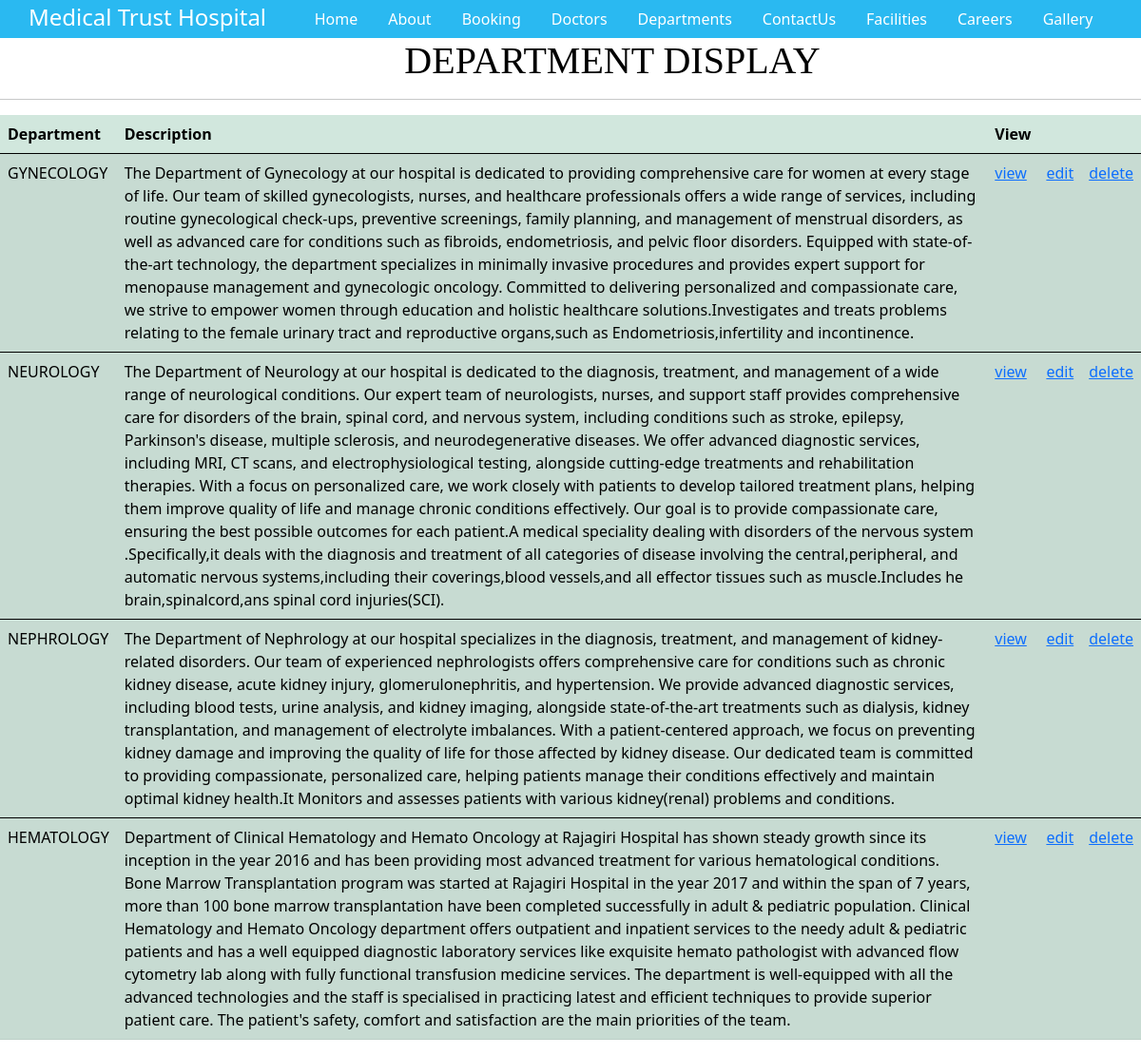
The page /deptadmindisplay on the database its author committed.
### secondapp/models.py (models this page shows, shortened)
class DepartmentModel(models.Model):
    name=models.CharField(max_length=100,null=True,blank=True)
    description=models.TextField(null=True,blank=True)

### secondapp/views.py (the view)
# urls.py: path('deptadmindisplay',views.DepartmentDisplayView,name='deptadmindisplay'),
def DepartmentDisplayView(request):
    dept = DepartmentModel.objects.all()
    return render(request, 'deptadmindisplay.html', {'dept': dept})

### templates/deptadmindisplay.html (shortened to what this page needs)
{% extends 'base.html' %}
{% load static %}
{% block content %}
<link href="{% static 'css/doctorstyle.css' %}" rel="stylesheet">
   <link href="https://cdn.jsdelivr.net/npm/bootstrap@5.0.2/dist/css/bootstrap.min.css" rel="stylesheet">
  <div class="p2">
        <h1>DEPARTMENT DISPLAY</h1>
      </div>
   <hr>
<table class="table table-striped table-hover table-success">
  <thead>
            <tr>
                <th>Department</th>
                <th>Description</th>
                <th>View</th>
                <th></th>
                <th></th>
            </tr>
        </thead>
    {% for item in dept %}
   <tbody>
            <tr>
                <td>{{item.name}}</td>
                <td>{{item.description}}</td>
                <td><a href="{% url 'deptsingleview' item.id %}">view</a></td>
                <td><a href="{% url 'deptadminedit' item.id %}">edit</a></td>
                <td><a href="{% url 'deptdelete' item.id %}">delete</a></td>
            </tr>
        </tbody>
{% endfor %}
</table>
 {% endblock %}

### static/css/doctorstyle.css (style rules this page uses)
h1 { text-align: center; color:black; font-family:stencil; padding-right:16% }

### rows shown on the page
DepartmentModel: name "GYNECOLOGY", description "The Department of Gynecology at our hospital is dedicated to providing comprehensive care for women at every stage of life. Our team of skilled gynecologists, nurses, and healthcare professionals offers a wide range of services, including routine gynecological check-ups, preventive screenings, family planning, and management of menstrual disorders, as well as advanced care for conditions such as fibroids, endometriosis, and pelvic floor disorders. Equipped with state-of-the-art technology, the department specializes in minimally invasive procedures and provides expert support for menopause management and gynecologic oncology. Committed to delivering personalized and compassionate care, we…"
DepartmentModel: name "NEUROLOGY", description "The Department of Neurology at our hospital is dedicated to the diagnosis, treatment, and management of a wide range of neurological conditions. Our expert team of neurologists, nurses, and support staff provides comprehensive care for disorders of the brain, spinal cord, and nervous system, including conditions such as stroke, epilepsy, Parkinson's disease, multiple sclerosis, and neurodegenerative diseases. We offer advanced diagnostic services, including MRI, CT scans, and electrophysiological testing, alongside cutting-edge treatments and rehabilitation therapies. With a focus on personalized care, we work closely with patients to develop tailored treatment plans, helping them improve…"
DepartmentModel: name "NEPHROLOGY", description "The Department of Nephrology at our hospital specializes in the diagnosis, treatment, and management of kidney-related disorders. Our team of experienced nephrologists offers comprehensive care for conditions such as chronic kidney disease, acute kidney injury, glomerulonephritis, and hypertension. We provide advanced diagnostic services, including blood tests, urine analysis, and kidney imaging, alongside state-of-the-art treatments such as dialysis, kidney transplantation, and management of electrolyte imbalances. With a patient-centered approach, we focus on preventing kidney damage and improving the quality of life for those affected by kidney disease. Our dedicated team is committed to…"
DepartmentModel: name "HEMATOLOGY", description "Department of Clinical Hematology and Hemato Oncology at Rajagiri Hospital has shown steady growth since its inception in the year 2016 and has been providing most advanced treatment for various hematological conditions. Bone Marrow Transplantation program was started at Rajagiri Hospital in the year 2017 and within the span of 7 years, more than 100 bone marrow transplantation have been completed successfully in adult & pediatric population. Clinical Hematology and Hemato Oncology department offers outpatient and inpatient services to the needy adult & pediatric patients and has a well equipped diagnostic laboratory services like exquisite hemato pathologist with advanced flow cytometry…"
